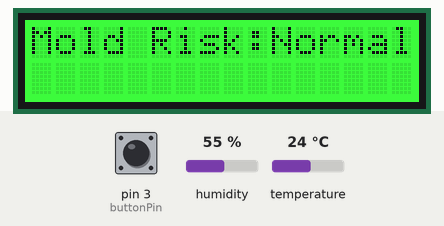
This sketch was run on a simulated Arduino Uno, built with avr-gcc and run on an emulated ATmega328P. Parts: 16×2 character LCD. Inputs (shaded band) come from the test bench; at power-on: humidity 55 %, pin 3 (buttonPin) HIGH, temperature 24 °C. What the sketch prints to the serial monitor is not drawn.

Above: at 2.7 s.
2.8 s: humidity set to 58 %
5.9 s: humidity set to 61 %
At 7.0 s:
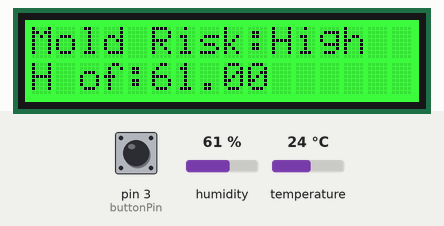
9.0 s: pin 3 (buttonPin) pulled LOW for 2.75 s
At 11.7 s:
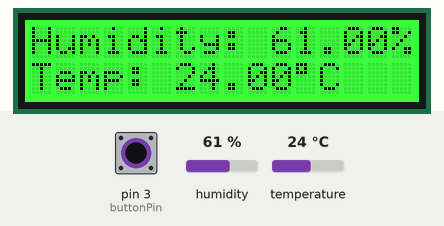
14.3 s: temperature set to 26 °C
At 16.2 s:
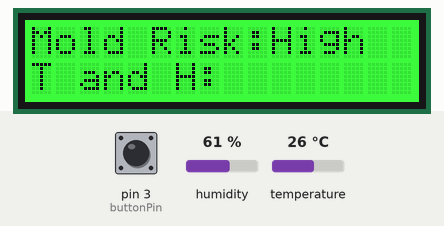
17.4 s: humidity set to 29 %
At 20.5 s:
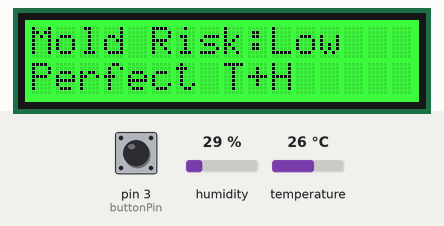
20.8 s: pin 3 (buttonPin) pulled LOW for 2.75 s
At 21.8 s:
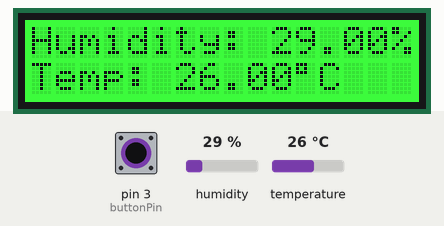
Timing chart, 0 to 23.8 s (numbered marks = the images above; inputs shaded):
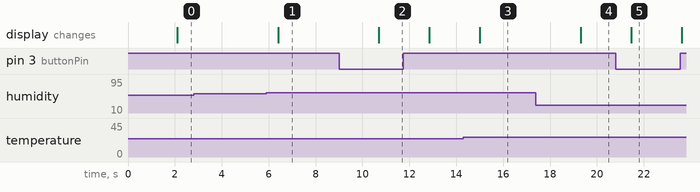

Measured:
- the behaviour switches between 59 and 60 % on humidity (found by bisection; images 0 and 1)
- the behaviour switches between 24 and 25 °C on temperature (found by bisection; images 2 and 3)
- after the input at 2.8 s, every drawn part: stays the same
- after the input at 5.9 s, the display: changes after 0.50 s (image 1)
- after the input at 9.0 s, the display: changes after 1.7 s (image 2)
- after the input at 14.3 s, the display: changes after 0.71 s (image 3)
- after the input at 17.4 s, the display: changes after 1.9 s (image 4)
- after the input at 20.8 s, the display: changes after 0.66 s (image 5)

The sketch:

DHT11ProjectDemoCode.ino
```cpp
#include "DHT.h"
#include <LiquidCrystal.h>
#define DHTPIN 2

#define DHTTYPE DHT11   // DHT 11
//#define DHTTYPE DHT22   // DHT 22  (AM2302), AM2321
//#define DHTTYPE DHT21   // DHT 21 (AM2301)
#include <Wire.h>
#include "rgb_lcd.h"

rgb_lcd lcd;

const int colorR = 0;
const int colorG = 255;
const int colorB = 0;

const int buttonPin = 3;
int buttonState = 0;

// Connect pin 1 (on the left) of the sensor to +5V
// NOTE: If using a board with 3.3V logic like an Arduino Due connect pin 1
// to 3.3V instead of 5V!
// Connect pin 2 of the sensor to whatever your DHTPIN is
// Connect pin 3 (on the right) of the sensor to GROUND (if your sensor has 3 pins)
// Connect pin 4 (on the right) of the sensor to GROUND and leave the pin 3 EMPTY (if your sensor has 4 pins)
// Connect a 10K resistor from pin 2 (data) to pin 1 (power) of the sensor
// Connect a button from pin 2


DHT dht(DHTPIN, DHTTYPE);

void setup() {
  Serial.begin(9600);
  Serial.println(F("DHTxx test!"));
  lcd.begin(16, 2);
  lcd.setRGB(colorR, colorG, colorB);

  pinMode(buttonPin, INPUT);

  dht.begin();
}

void loop() {
  // Wait a few seconds between measurements.
  delay(2000);

  // Reading temperature or humidity takes about 250 milliseconds!
  // Sensor readings may also be up to 2 seconds 'old' (its a very slow sensor)
  float h = dht.readHumidity();
  // Read temperature as Celsius (the default)
  float t = dht.readTemperature();
  // Read temperature as Fahrenheit (isFahrenheit = true)
  //float f = dht.readTemperature(true);


  // Check if any reads failed and exit early (to try again).
 // if (isnan(h) || isnan(t)) {
 //   Serial.println(F("Failed to read from DHT sensor!"));
 //   return;
//  }

  // Compute heat index in Fahrenheit (the default)
  //float hif = dht.computeHeatIndex(f, h);
  // Compute heat index in Celsius (isFahreheit = false)
 // float hic = dht.computeHeatIndex(t, h, false);

  Serial.print(F("Humidity: "));
  Serial.print(h);
  Serial.println("%");
  Serial.print(F("Temperature: "));
  Serial.print(t);
  Serial.println(F("°C "));

// Use button to get Mold Reading when held
  buttonState = digitalRead(buttonPin);

  if (buttonState == LOW)
  {
    //Display Humidity and Temp
  lcd.setCursor(0, 0);
  lcd.print("Humidity: ");
  lcd.print(h);
  lcd.print("%");

  lcd.setCursor(0, 1);
  lcd.print("Temp: ");
  lcd.print(t);
  lcd.print((char)223);
  lcd.print("C");

 // Serial.print(f);
 // Serial.print(F("°F  Heat index: "));
 // Serial.print(hic);
 // Serial.print(F("°C "));
 // Serial.print(hif);
 // Serial.println(F("°F"));
  }
  else
  {
    //Display Mold
    MoldRisk(h,t);
  }
  delay(100);
}

void MoldRisk(float humidity, float temp){
  lcd.clear();
  lcd.setCursor(0, 0);
  lcd.print("Mold Risk:");
  //HIGH RISK
  if(humidity >= 60 || (temp >= 30 && temp <= 25))
  {
    bool h = humidity >= 60;
    bool t = (temp <= 30 && temp >= 25);
    lcd.print("High");
    if(h && t)
    {
      lcd.setCursor(0, 1);
      lcd.print("T and H:");
    }
    else if(h)
    {
      lcd.setCursor(0, 1);
      lcd.print("H of:");
      lcd.print(humidity);
    }
    else if(t)
    {
      lcd.setCursor(0, 1);
      lcd.print("T of:");
      lcd.print(temp);
    }
  }
  //LOW
  else if((humidity >= 25 && humidity <=30) && (temp <= 30 && temp >= 25))
  {
    lcd.print("Low");
    lcd.setCursor(0, 1);
    lcd.print("Perfect T+H");
  }
  //NORMAL
  else
  {
    lcd.print("Normal");
  }
}
```
